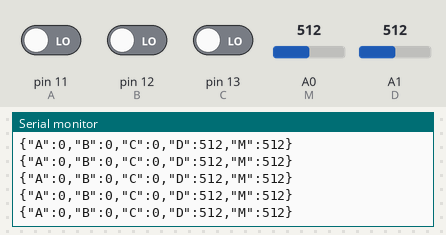
The sketch below on a simulated Arduino Uno, built with avr-gcc and run on an emulated ATmega328P. On the bench: the last lines printed to the serial monitor. The test bench sets the inputs (shaded band); at power-on: A0 (M) = 512, pin 11 (A) LOW, pin 12 (B) LOW, pin 13 (C) LOW, A1 (D) = 512.

Above: at 1.2 s.
1.3 s: A0 (M) set to 104
At 1.36 s:
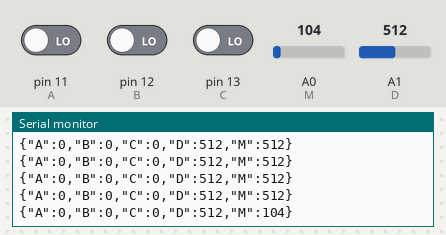
2.8 s: A0 (M) set to 93
At 2.81 s:
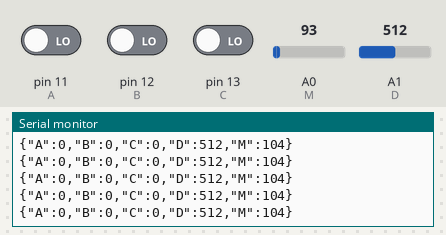
Timing chart, 0 to 5.8 s (numbered marks = the images above; inputs shaded):
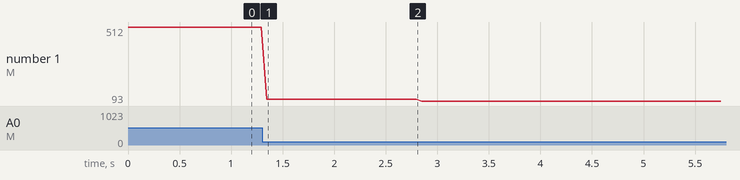

The sketch:

sketch_trombenette.ino
```cpp
#include <Arduino_JSON.h>

#define A 11    // A : bouton A (digital  ; bool)
#define B 12    // b : bouton B (digital  ; bool)
#define C 13    // c : bouton C (digidal  ; bool)
#define D 1     // d : slide (analog   ; int)
#define M 0     // m : sound sensor (analog)


void setup() {
  // put your setup code here, to run once:
  pinMode(A, INPUT);
  pinMode(B, INPUT);
  pinMode(C, INPUT);

  Serial.begin(9600);

}

void loop() {

  JSONVar data = JSONVar();
  data["A"] = digitalRead(A);
  data["B"] = digitalRead(B);
  data["C"] = digitalRead(C);
  data["D"] = analogRead(D);
  data["M"] = analogRead(M);
  Serial.println(data);

  delay(1000/20);

}
```

Measured:
- after the input at 1.3 s, the serial monitor: prints a new line after 0.05 s (image 1)
- plotted number 1: 512 → 104 after the input at 1.3 s, 104 → 93 after the input at 2.8 s
